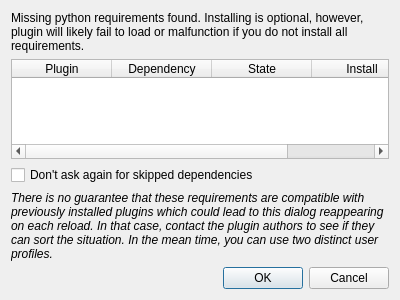
<?xml version="1.0" encoding="UTF-8"?>
<ui version="4.0">
 <class>Dialog</class>
 <widget class="QDialog" name="Dialog">
  <property name="geometry">
   <rect>
    <x>0</x>
    <y>0</y>
    <width>400</width>
    <height>300</height>
   </rect>
  </property>
  <property name="minimumSize">
   <size>
    <width>400</width>
    <height>300</height>
   </size>
  </property>
  <property name="windowTitle">
   <string>Missing requirements</string>
  </property>
  <layout class="QVBoxLayout" name="verticalLayout">
   <item>
    <widget class="QLabel" name="label">
     <property name="text">
      <string>Missing python requirements found. Installing is optional, however, plugin will likely fail to load or malfunction if you do not install all requirements.</string>
     </property>
     <property name="wordWrap">
      <bool>true</bool>
     </property>
    </widget>
   </item>
   <item>
    <widget class="QTableWidget" name="tableWidget">
     <attribute name="horizontalHeaderStretchLastSection">
      <bool>true</bool>
     </attribute>
     <column>
      <property name="text">
       <string>Plugin</string>
      </property>
     </column>
     <column>
      <property name="text">
       <string>Dependency</string>
      </property>
     </column>
     <column>
      <property name="text">
       <string>State</string>
      </property>
     </column>
     <column>
      <property name="text">
       <string>Install</string>
      </property>
     </column>
    </widget>
   </item>
   <item>
    <widget class="QCheckBox" name="dontAskAgainCheckbox">
     <property name="text">
      <string>Don't ask again for skipped dependencies</string>
     </property>
    </widget>
   </item>
   <item>
    <widget class="QLabel" name="label_2">
     <property name="styleSheet">
      <string notr="true">font-style: italic</string>
     </property>
     <property name="text">
      <string>&lt;html&gt;&lt;head/&gt;&lt;body&gt;&lt;p&gt;There is no guarantee that these requirements are compatible with previously installed plugins which could lead to this dialog reappearing on each reload. In that case, contact the plugin authors to see if they can sort the situation. In the mean time, you can use two distinct user profiles.&lt;/p&gt;&lt;/body&gt;&lt;/html&gt;</string>
     </property>
     <property name="wordWrap">
      <bool>true</bool>
     </property>
    </widget>
   </item>
   <item>
    <widget class="QDialogButtonBox" name="buttonBox">
     <property name="orientation">
      <enum>Qt::Horizontal</enum>
     </property>
     <property name="standardButtons">
      <set>QDialogButtonBox::Cancel|QDialogButtonBox::Ok</set>
     </property>
    </widget>
   </item>
  </layout>
 </widget>
 <resources/>
 <connections>
  <connection>
   <sender>buttonBox</sender>
   <signal>accepted()</signal>
   <receiver>Dialog</receiver>
   <slot>accept()</slot>
   <hints>
    <hint type="sourcelabel">
     <x>248</x>
     <y>254</y>
    </hint>
    <hint type="destinationlabel">
     <x>157</x>
     <y>274</y>
    </hint>
   </hints>
  </connection>
  <connection>
   <sender>buttonBox</sender>
   <signal>rejected()</signal>
   <receiver>Dialog</receiver>
   <slot>reject()</slot>
   <hints>
    <hint type="sourcelabel">
     <x>316</x>
     <y>260</y>
    </hint>
    <hint type="destinationlabel">
     <x>286</x>
     <y>274</y>
    </hint>
   </hints>
  </connection>
 </connections>
</ui>
